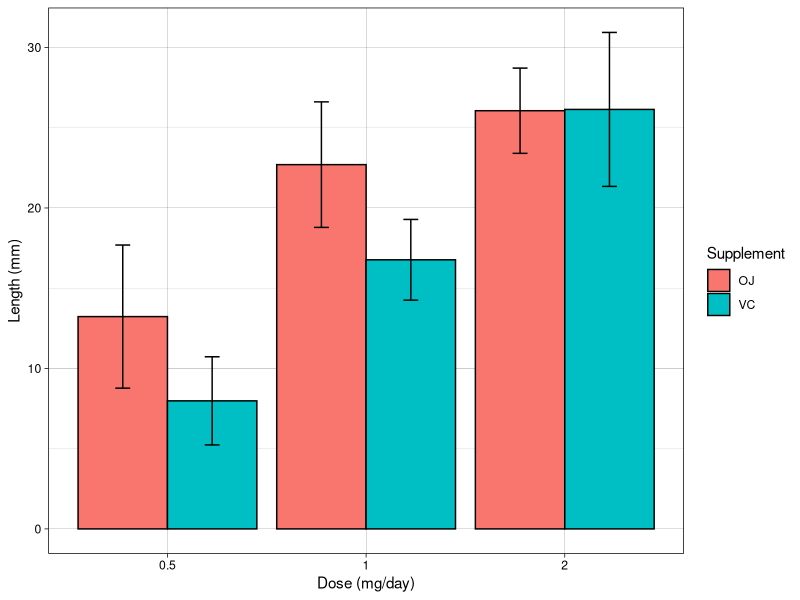
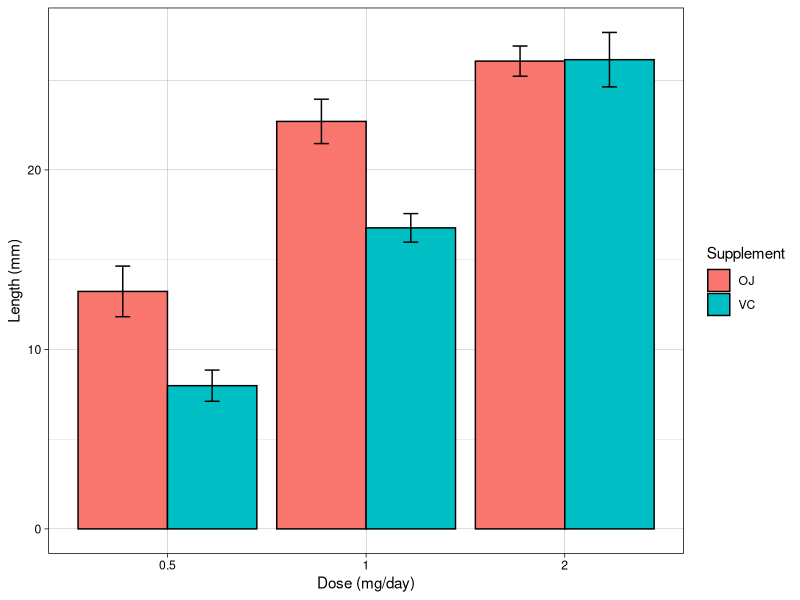
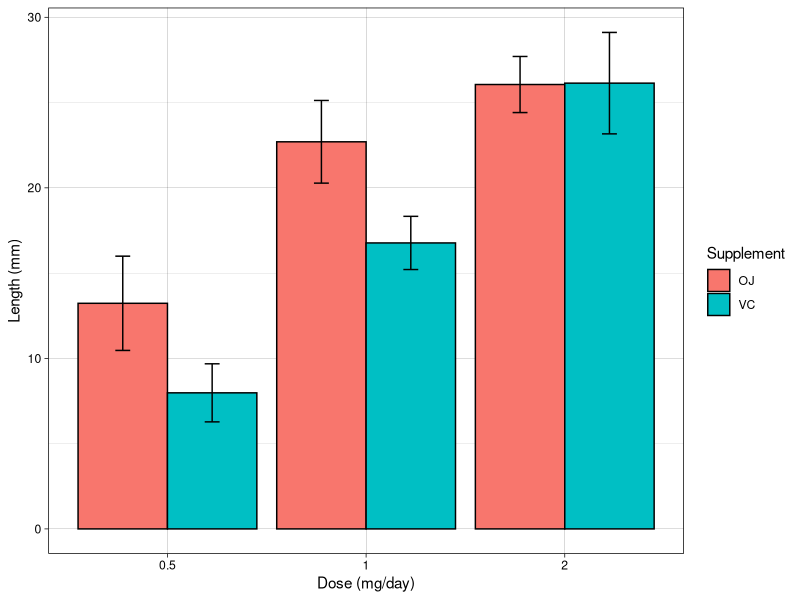
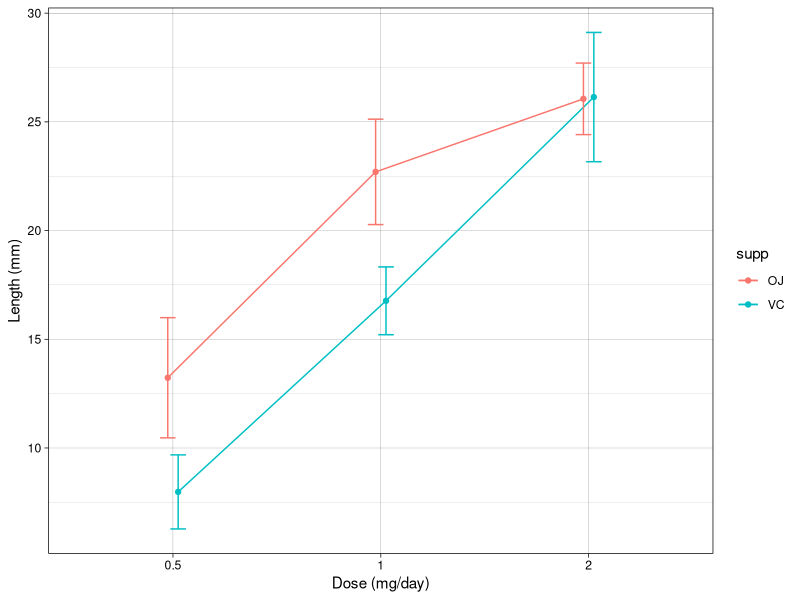
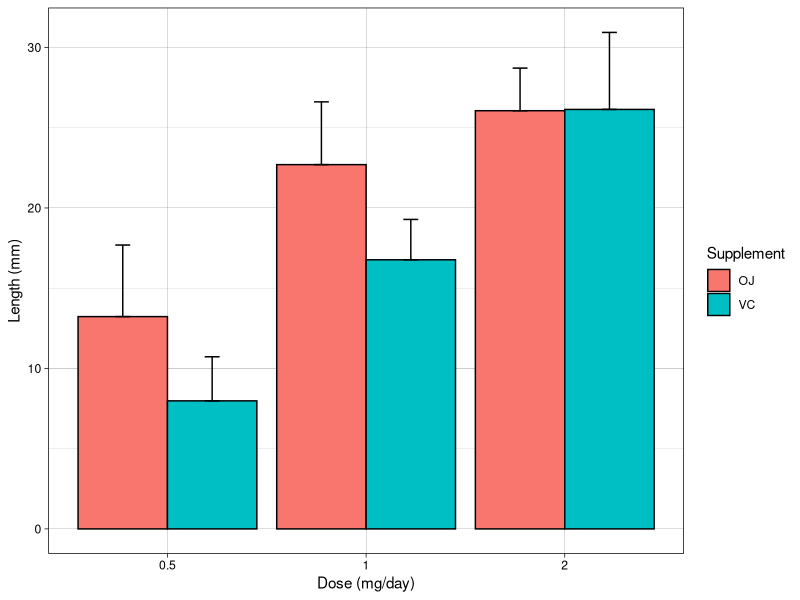
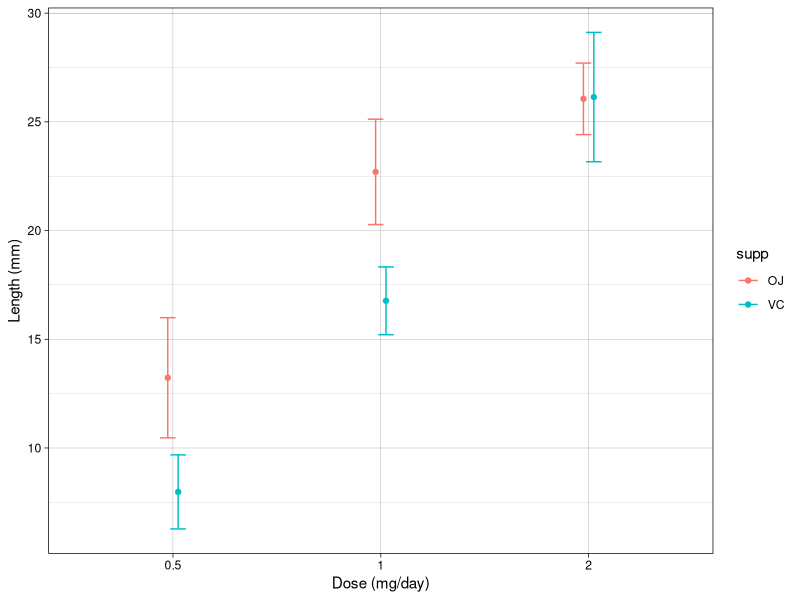

R code for these plots, in order:
# Simple Error Bar v.1.0
# Simple error bar for common data visualization for life science

# Forewords
## This is a "cookbook" or "recipe" for visualizing the uncertainties in data,
## represented by the error bar. We will delve into into most used and common
## data visualization in life science and the type of error bar they used.
## --fabifuu, 2021

# Library used
library(dplyr)
library(ggplot2)
library(tidyr)

# Data source
## Simple experimental data with ToothGrowth data set
## Note that this data is already TIDY
##    len: length of tooth in mm
##    supp: type of supplement (VC: pure Vitamin C, OJ: orange juice)
##    dose: dose in mg/day
tg <- ToothGrowth
tg

## Check data type
### This is the "long" way to check each data in a column.
### Extract column, then check the class of data in each column
len <- tg[,1]
supp <- tg[,2]
dose <- tg[,3]
class(len) 
class(supp) 
class(dose)

### For shorter way, use str()
str(tg)

# Descriptive Summary using dplyr

## Grouping data by type of supplement
### However, this is not suitable for our analysis since we have different dosage
tg_supp <- group_by(tg, supp) %>%
   summarise(
      mean = mean(len),
      count = n(),
      median = median(len),
      min = min(len),
      '25%'= quantile(len, probs = 0.25),
      '50%' = quantile(len, probs = 0.5),
      '75%' = quantile(len, probs = 0.75),
      max = max(len),
      std = sd(len)
   )
tg_supp

## Grouping data by type of supplement AND dose
### This is what we want. Please note the use of DOUBLE pipe operator.
### (See "Tidy and Descriptive" for more information)
tg_desc <- 
   tg %>%
   group_by(dose, supp) %>%
   summarise(
      mean = mean(len),
      count = n(),
      median = median(len),
      min = min(len),
      '25%'= quantile(len, probs = 0.25),
      '50%' = quantile(len, probs = 0.5),
      '75%' = quantile(len, probs = 0.75),
      max = max(len),
      std = sd(len), #standard deviation
      sem = sd(len)/sqrt(n()), #standard error of mean
      ci = 1.96*sd(len)/sqrt(n()) #confidence interval 95%
   )
tg_desc

## Convert "dose" into factor variable
### Even though dose is number, we would like treat it like a condition group
### (and indeed, it is an experimental condition).
tg_desc$dose = as.factor(tg_desc$dose)
tg_desc

# Bar Plot with Double Error Bar
### Standard deviation: +/- std in y-axis in the aes of geom_errorbar
ggplot(
   data = tg_desc,
   aes(
      x = dose,
      y = mean,
      fill = supp)) +
   geom_bar(
      stat = "identity",
      color = "black",
      position = position_dodge()) +
   geom_errorbar(
      aes(
         ymin = mean - std,
         ymax = mean + std),
      width = 0.15,
      position=position_dodge(0.9)) +
   theme_linedraw() +
   labs(
      x = "Dose (mg/day)",
      y = "Length (mm)",
      fill = "Supplement")

### Standard error: +/- sem in y-axis in the aes of geom_errorbar
ggplot(
   data = tg_desc,
   aes(
      x = dose,
      y = mean,
      fill = supp)) +
   geom_bar(
      stat = "identity",
      color = "black",
      position = position_dodge()) +
   geom_errorbar(
      aes(
         ymin = mean - sem,
         ymax = mean + sem),
      width = 0.15,
      position=position_dodge(0.9)) +
   theme_linedraw() +
   labs(
      x = "Dose (mg/day)",
      y = "Length (mm)",
      fill = "Supplement")

### Confidence interval 95%: +/- sem in y-axis in the aes of geom_errorbar
ggplot(
   data = tg_desc,
   aes(
      x = dose,
      y = mean,
      fill = supp)) +
   geom_bar(
      stat = "identity",
      color = "black",
      position = position_dodge()) +
   geom_errorbar(
      aes(
         ymin = mean - ci,
         ymax = mean + ci),
      width = 0.15,
      position=position_dodge(0.9)) +
   theme_linedraw() +
   labs(
      x = "Dose (mg/day)",
      y = "Length (mm)",
      fill = "Supplement")

# Line graph with error bar
### This example use confidence interval 95%
ggplot(
   data = tg_desc,
   aes(
      x = dose,
      y = mean,
      colour = supp,
      group = supp)) +
   geom_line(
      position = position_dodge(0.1)) +
   geom_point(
      position = position_dodge(0.1)) +
   geom_errorbar(
      aes(
         ymax = mean + ci,
         ymin = mean - ci),
      width = 0.15,
      position = position_dodge(0.1)) +
   theme_linedraw() +
   labs(
      x = "Dose (mg/day)",
      y = "Length (mm)",
      fill = "Supplement")

# Bar Plot with Single Error Bar
### Just change ymin = mean, without minus ci.
ggplot(
   data = tg_desc,
   aes(
      x = dose,
      y = mean,
      fill = supp)) +
   geom_bar(
      stat = "identity",
      color = "black",
      position = position_dodge()) +
   geom_errorbar(
      aes(
         ymin = mean,
         ymax = mean + std),
      width = 0.15,
      position=position_dodge(0.9)) +
   theme_linedraw() +
   labs(
      x = "Dose (mg/day)",
      y = "Length (mm)",
      fill = "Supplement")

# Dot plot with Error Bar
### Suitable for x-axis that doesn't represent continuity
ggplot(
   data = tg_desc,
   aes(
      x = dose,
      y = mean,
      colour = supp)) +
   geom_point(
      position = position_dodge(0.1)) +
   geom_errorbar(
      aes(
         ymax = mean + ci,
         ymin = mean - ci),
      width = 0.15,
      position = position_dodge(0.1)) +
   theme_linedraw() +
   labs(
      x = "Dose (mg/day)",
      y = "Length (mm)",
      fill = "Supplement")